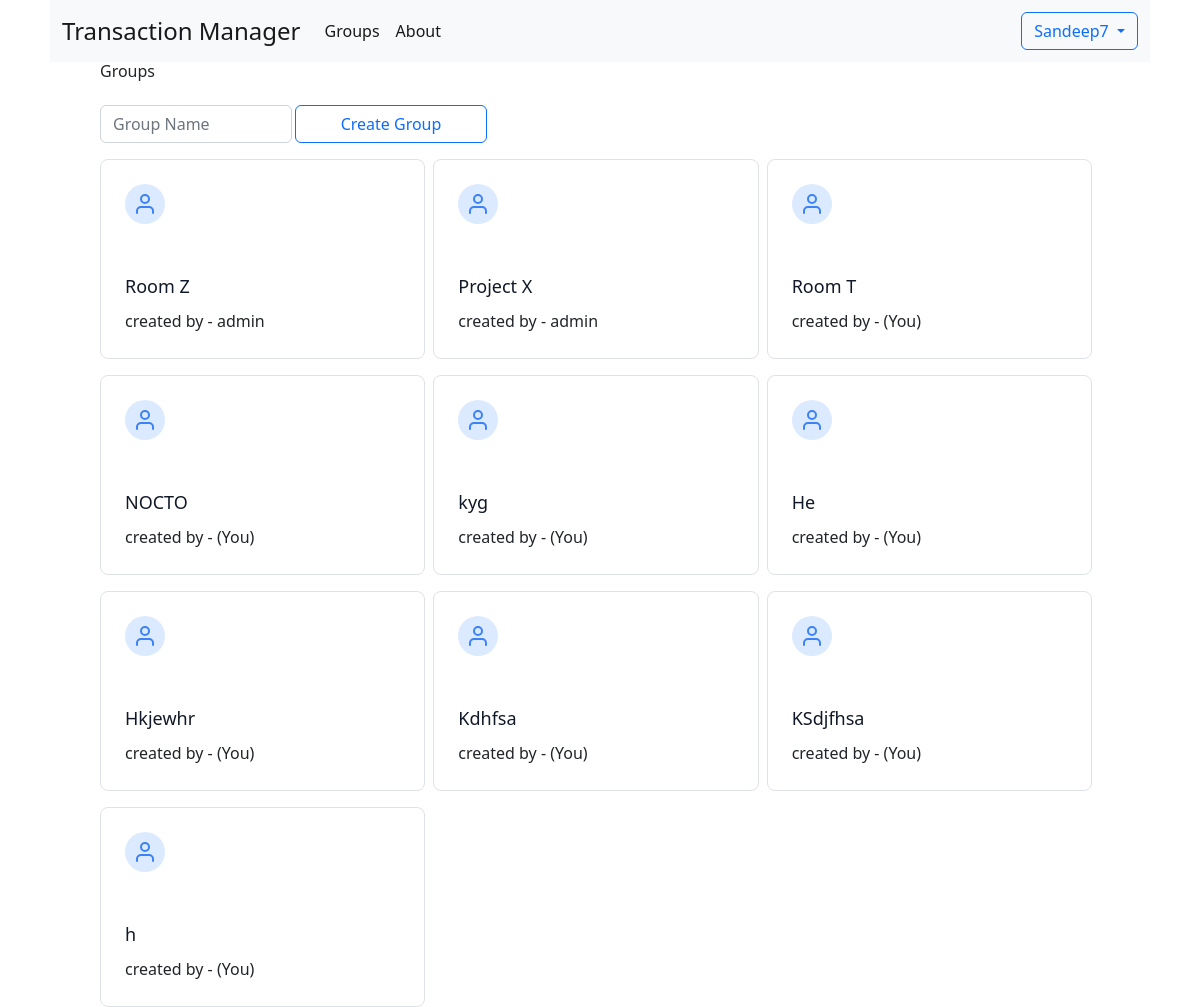
Page /groups (signed in) on the earlier database version.
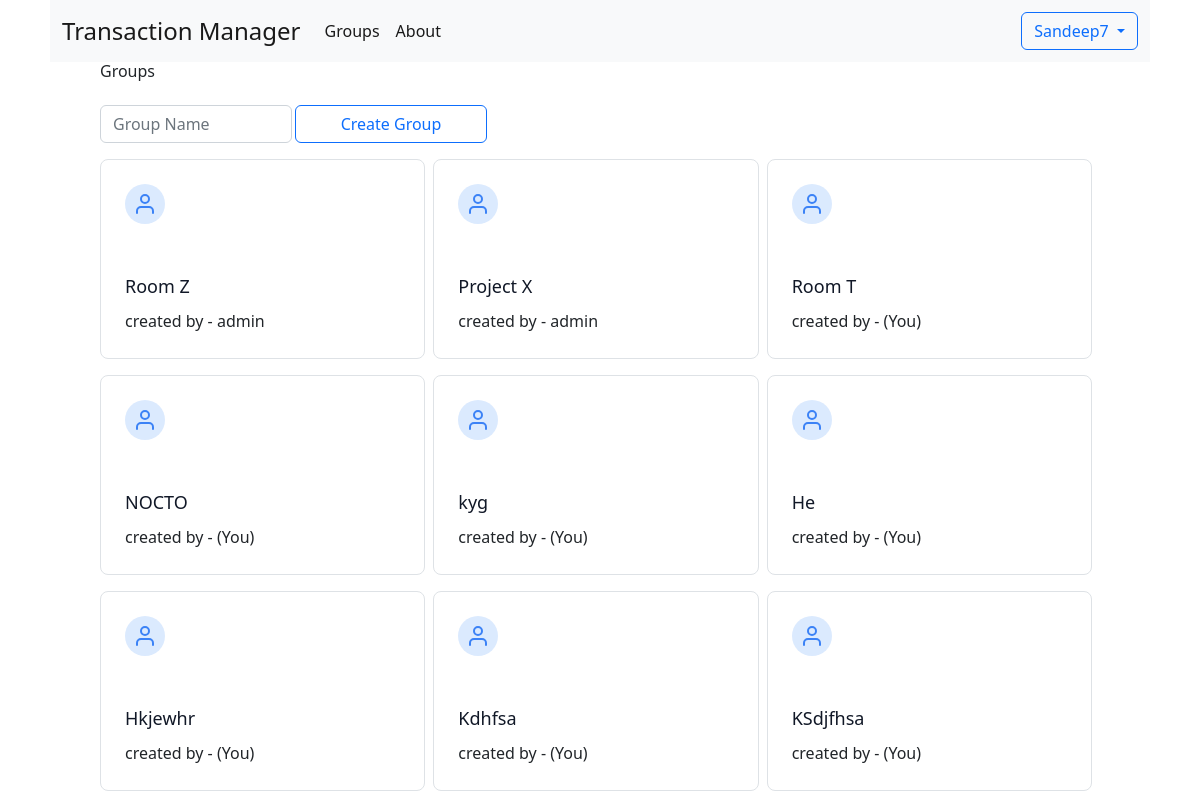
Same page on the later database version.
### group/models.py (models this page shows, shortened)
class Group(models.Model):
    name        = models.CharField(
                    _("Group Name"),
                    unique = True,
                    error_messages={
                        "unique": _("A group with that groupname already exists."),
                    },
                    max_length = 30,
                    db_index = True
                )
    created_by  = models.ForeignKey("core.User", on_delete = models.SET_NULL, null = True)
    created_on  = models.DateTimeField(default = timezone.now)
    savings     = models.PositiveIntegerField(verbose_name = "Savings", default = 0)
    maintainer  = models.ForeignKey(
                    "core.User",
                    verbose_name = "Savings Account Maintainer",
                    on_delete = models.SET_NULL,
                    related_name = "maintaining_groups",
                    related_query_name = "maintaining_groups",
                    blank = True,
                    null = True
                )
    inactive_members = models.ManyToManyField("core.User", related_name = "inactive_groups", blank = True)

### core/models.py (models this page shows, shortened)
class AbstractUser(AbstractBaseUser, PermissionsMixin):
    username_validator = UnicodeUsernameValidator()
    username        = models.CharField(
                        _("Username"),
                        max_length=150,
                        unique=True,
                        help_text=_(
                            "Required. 150 characters or fewer. Letters, digits and @/./+/-/_ only."
                        ),
                        validators=[username_validator],
                        error_messages={
                            "unique": _("A user with that username already exists."),
                        },
                    )
    password        = models.CharField(_("password"), max_length=128)
    first_name      = models.CharField(_("first name"), max_length=150, blank=True)
    last_name       = models.CharField(_("last name"), max_length=150, blank=True)
    mobile_number   = models.CharField(
                        blank = False,
                        unique = True,
                        max_length = 10,
                        help_text = "Enter 10 digit phone number only"
                    )
    email           = models.EmailField(_("email address"), blank=True)
    gender      = models.CharField(
                    max_length=50,
                    choices=sex_choice,
                    default='Male'
                )
    dob         = models.DateField(
                    _("date of birth"),
                    default=date.today,
                    null = True,
                    blank = True,
                    help_text="Please use the following format: <em>YYYY-MM-DD</em>."
                )
    date_joined     = models.DateTimeField(_("date joined"), default=timezone.now)
    is_staff        = models.BooleanField(
                        _("staff status"),
                        default = False,
                    )
    is_active       = models.BooleanField(
                        _("active"),
                        default = True,
                    )
    groups          = models.ManyToManyField("group.Group", related_name = "members", blank = True)
    objects = UserManager()
    EMAIL_FIELD = "email"
    USERNAME_FIELD = "username"
    REQUIRED_FIELDS = ["email"]
    class Meta:
        verbose_name = _("user")
        verbose_name_plural = _("users")
        abstract = True

class User(AbstractUser):
    pass

### group/views.py (the view, shortened to what this page needs)
# urls.py: path('groups', views.groups_view, name = "groups"),
@login_required
def groups_view(request):
    context = {
        'title' : "Groups",
        'groups' : request.user.groups.all().select_related('created_by').order_by('-id'),
    }
    context['groups'] = request.user.groups.all().select_related('created_by').order_by('-id')
    return custom_render(request, "pages/groups.html", context)

### group/helper.py (called while the page is built)
def get_template(template_path, is_htmx):
    if not is_htmx:
        return template_path
    *parent_path, template_name = template_path.split("/")
    template_name = template_name.split(".")[0] + "_component.html"
    template_modified_path = parent_path + ["components", template_name]
    return "/".join(template_modified_path)

def custom_render(request, template_path, context = {}):
    is_htmx = request.META.get("HTTP_HX_REQUEST", 'false') == 'true'
    return render(request, get_template(template_path, is_htmx), context)

### transaction_manager/templates/pages/groups.html
{% extends '../base.html' %}
{% block body %}
  {% include 'pages/components/groups_component.html' %}
{% endblock body %}

### transaction_manager/templates/pages/components/groups_component.html (shortened to what this page needs)
  <div class="container">
      <h1>Groups</h1><br>
      <form method="post" style="display:flex; flex-wrap:wrap;gap:3px;">
        <div class="form-group w-48">
          <input required type="text" class="form-control" name="group_name" id="group_name" placeholder="Group Name">
        </div>
        <input type="submit" value="Create Group" class="w-48 btn btn-outline-primary"/>
      </form>
      <div style="display:flex; flex-wrap:wrap">
        {% for group in user.groups.all %}
            <div class="col-xl-4 col-md-6 col-12 pt-md-3 pt-2 pr-md-3 pr-2">
                <div class="border border-gray-200 p-6 rounded-lg">
                  <div
                    class="w-10 h-10 inline-flex items-center justify-center rounded-full bg-blue-100 text-blue-500 mb-5"
                  >
                    <a style="text-decoration:none" href="{% url 'group' group.id %}">
                    <svg
                      fill="none"
                      stroke="currentColor"
                      stroke-linecap="round"
                      stroke-linejoin="round"
                      stroke-width="2"
                      class="w-6 h-6"
                      viewBox="0 0 24 24"
                    >
                      <path d="M20 21v-2a4 4 0 00-4-4H8a4 4 0 00-4 4v2"></path>
                      <circle cx="12" cy="7" r="4"></circle>
                    </svg>
                  </div>
                  <h2 class="text-lg text-gray-900 font-medium title-font mb-2">
                    {{ group.name }}
                  </h2></a>
                  <p class="leading-relaxed text-base">
                    created by - {% if group.created_by == user %} (You) {% else %} {{ group.created_by.username }} {% endif %}
                  </p>
                </div>
            </div>
        {% endfor %}
      </div>
    </div>

Differences in the rows shown:
removed Group: name "h", shows "(You)"
